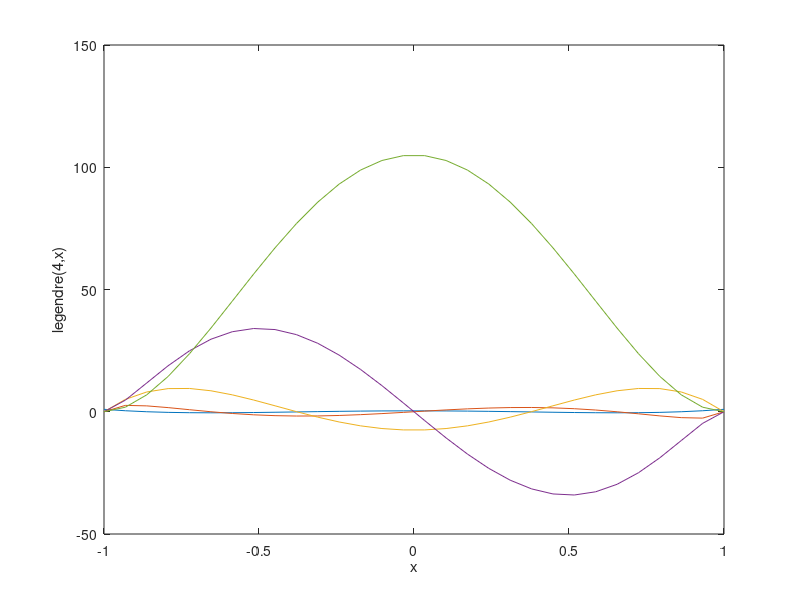

This figure's MATLAB source:
% Regression test function (black box) for legendre
% This function is autogenerated by helpgen.py
function bbtest_success = bbtest_mathfunctions_legendre
  bbtest_success = 1;
NumErrors = 0;
try
  x = linspace(-1,1,30);
catch
  NumErrors = NumErrors + 1;
end
try
  y = legendre(4,x);
catch
  NumErrors = NumErrors + 1;
end
try
  plot(x,y); xlabel('x'); ylabel('legendre(4,x)');
catch
  NumErrors = NumErrors + 1;
end
try
  mprint legendre
catch
  NumErrors = NumErrors + 1;
end
if (NumErrors ~= 0) bbtest_success = 0; return; end
